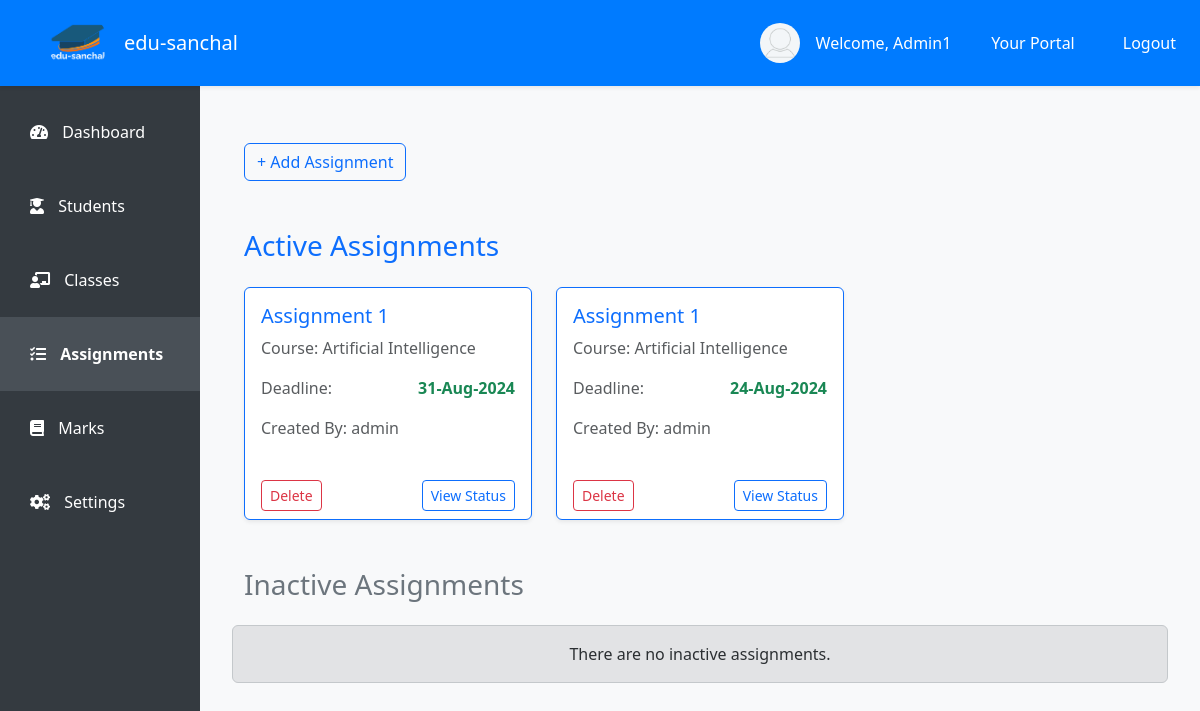
The page /staff/assignments/1/ (signed in) on the database as committed earlier.
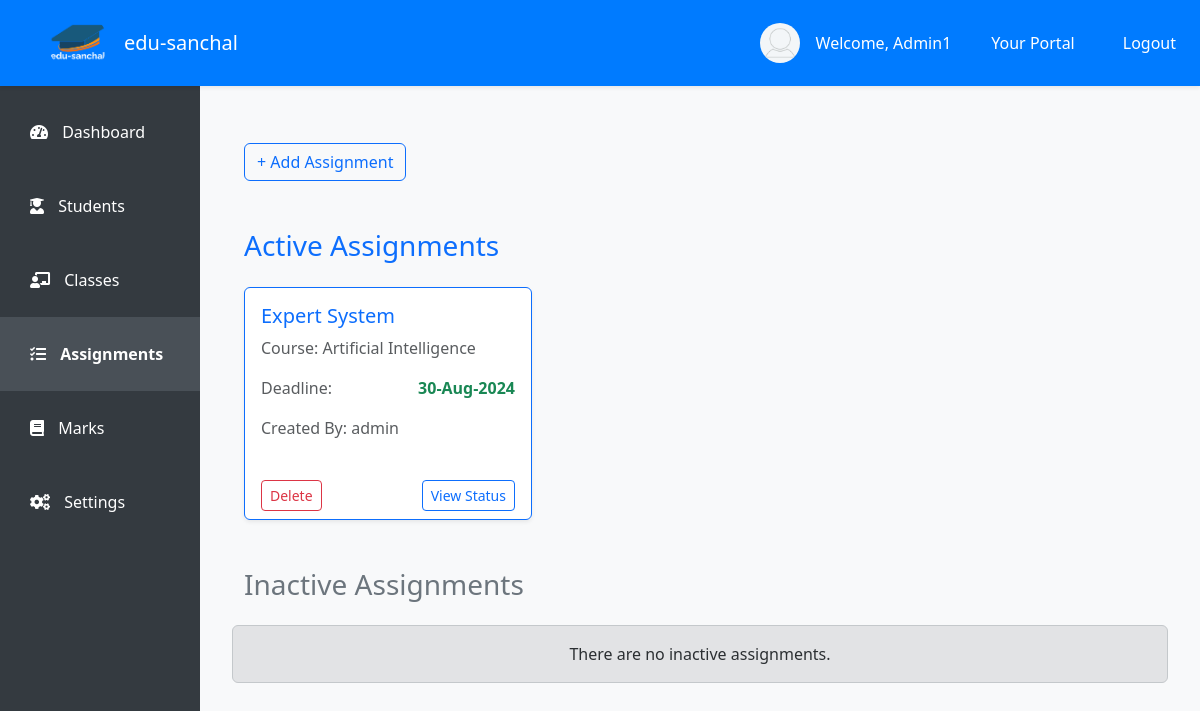
The same page on the database as committed later.
### student/models.py (models this page shows, shortened)
class User(AbstractUser):
    user_id = models.CharField(max_length=15, unique=True, editable=False)
    address = models.CharField(max_length=150, null=True, blank=False)
    contact_number = models.CharField(max_length=20, blank=True, null=True)
    date_of_birth = models.DateField(null=True, blank=True)
    gender = models.CharField(max_length=1, choices=[('M', 'Male'), ('F', 'Female'), ('O', 'Other')])
    is_staff = models.BooleanField(default=False)
    is_student = models.BooleanField(default=False)
    def __str__(self):
        return self.username

class Assignment(models.Model):
    title = models.CharField(max_length=255)
    description = models.TextField(null=True, blank=True)
    deadline = models.DateTimeField(default=timezone.now)
    worth = models.IntegerField()
    research_files = models.ManyToManyField('AssignmentFile', blank=True)  # Multiple files can be linked here
    accepted_file_type = models.CharField(max_length=10, null=True)
    assigned_class = models.ForeignKey(ProgramCourse, on_delete=models.CASCADE, related_name='assignments')
    created_by = models.ForeignKey(User, null=True, on_delete=models.CASCADE)
    plagiarism_checked = models.BooleanField(default=False)  # Plagiarism flag

class ProgramCourse(models.Model):
    program = models.ForeignKey(Program, on_delete=models.CASCADE)
    course = models.ForeignKey(Course, on_delete=models.CASCADE)
    semester = models.ForeignKey(Semester, on_delete=models.CASCADE)
    teacher = models.ForeignKey(User, on_delete=models.RESTRICT)
    credit_hour = models.FloatField(null=True, blank=True, validators=[MinValueValidator(0), MaxValueValidator(8)])

class Course(models.Model):
    course_id = models.CharField(max_length=15, unique=True)
    course_name = models.CharField(max_length=150)
    def __str__(self):
        return self.course_name

### student/views.py (the view)
# urls.py: path('staff/assignments/<pk>/', views.assignments, name='assignments'),
@login_required
def assignments(request, pk):
    teacher = get_object_or_404(User, pk=pk)
    if teacher != request.user:
        return HttpResponseForbidden("You are not authorized!")
    program_courses = ProgramCourse.objects.filter(teacher=teacher)
    assignments = Assignment.objects.filter(assigned_class__teacher=teacher, deadline__gte=timezone.now())
    inactive_assignments = Assignment.objects.filter(
        assigned_class__in=program_courses,
        deadline__lte=timezone.now()
    ).order_by('-deadline')
    if request.method == 'POST':
        form = AssignmentForm(request.POST, request.FILES, teacher=teacher)
        if form.is_valid():
            assignment = form.save(commit=False)
            assignment.assigned_class = form.cleaned_data['assigned_class']
            assignment.created_by = request.user
            assignment.save()
            if request.FILES.getlist('research_files'):
                for file in request.FILES.getlist('research_files'):
                    if file:  # Ensure file is not empty
                        assignment_file = AssignmentFile(file=file)
                        assignment_file.save()
                        assignment.research_files.add(assignment_file)
            return redirect('students:assignments', pk=teacher.pk)
        else:
            return render(request, 'staff/assignment.html', {
                'teacher': teacher,
                'program_courses': program_courses,
                'form': form,
                'assignments': assignments,
                'inactive_assignments': inactive_assignments,
                'error': "Form is invalid. Please check your inputs."
            })
    else:
        form = AssignmentForm(teacher=teacher)
    return render(request, 'staff/assignment.html', {
        'teacher': teacher,
        'program_courses': program_courses,
        'form': form,
        'assignments': assignments,
        'inactive_assignments': inactive_assignments
    })

### templates/staff/assignment.html (shortened to what this page needs)
<!DOCTYPE html>
{% extends 'staff/index.html' %}
{% load static %}
{% block assignment %}
<div class="container my-5">
    <div class="d-flex justify-content-between align-items-center mb-4">
        <button type="button" class="btn btn-outline-primary" data-bs-toggle="modal" data-bs-target="#addAssignmentModal">
            + Add Assignment
        </button>
    </div>
    <div class="mt-5">
        <h3 class="text-primary mb-4">Active Assignments</h3>
        <div class="row g-4">
            {% if assignments %}
                {% for assignment in assignments %}
                <div class="col-md-6 col-lg-4">
                    <div class="card h-100 shadow-sm border-primary">
                        <div class="card-body">
                            <h5 class="card-title text-primary">{{ assignment.title }}</h5>
                            <p class="card-text text-muted">Course: {{ assignment.assigned_class.course }}</p>
                            <div class="d-flex justify-content-between mb-3">
                                <p class="text-muted mb-0">Deadline:</p>
                                <p class="fw-bold text-success mb-0">{{ assignment.deadline|date:"d-M-Y" }}</p>
                            </div>
                            <p class="text-muted">Created By: {{ assignment.created_by }}</p>
                        </div>
                        <div class="card-footer bg-transparent border-0 d-flex justify-content-between">
                            <a class="btn btn-sm btn-outline-danger" href="{% url 'students:delete_assignment' pk=assignment.pk %}">Delete</a>
                            <a class="btn btn-sm btn-outline-primary" href="{% url 'students:submission_view' pk=assignment.pk %}">View Status</a>
                        </div>
                    </div>
                </div>
                {% endfor %}
            {% else %}
                <div class="alert alert-warning text-center" role="alert">
                    There are no active assignments.
                </div>
            {% endif %}
        </div>
    </div>
    <div class="mt-5">
        <h3 class="text-secondary mb-4">Inactive Assignments</h3>
        <div class="row g-4">
            {% if inactive_assignments %}
                {% for assignment in inactive_assignments %}
                <div class="col-md-6 col-lg-4">
                    <div class="card h-100 shadow-sm border-secondary">
                        <div class="card-body">
                            <h5 class="card-title text-secondary">{{ assignment.title }}</h5>
                            <p class="card-text text-muted">Course: {{ assignment.assigned_class.course }}</p>
                            <div class="d-flex justify-content-between mb-3">
                                <p class="text-muted mb-0">Deadline:</p>
                                <p class="fw-bold text-danger mb-0">{{ assignment.deadline|date:"d-M-Y" }}</p>
                            </div>
                            <p class="text-muted">Created By: {{ assignment.created_by }}</p>
                        </div>
                        <div class="card-footer bg-transparent border-0 d-flex justify-content-between">
                            <a class="btn btn-sm btn-outline-danger" href="{% url 'students:delete_assignment' pk=assignment.pk %}">Delete</a>
                            <a class="btn btn-sm btn-outline-primary" href="{% url 'students:submission_view' pk=assignment.pk %}">View Status</a>
                        </div>
                    </div>
                </div>
                {% endfor %}
            {% else %}
                <div class="alert alert-secondary text-center" role="alert">
                    There are no inactive assignments.
                </div>
            {% endif %}
        </div>
    </div>
</div>
<link href="https://cdn.jsdelivr.net/npm/bootstrap-icons@1.10.5/font/bootstrap-icons.css" rel="stylesheet">
{% endblock %}

### templates/staff/index.html (shortened to what this page needs)
<!DOCTYPE html>
{% load static %}
<html lang="en">
<head>
    <link href="https://cdn.jsdelivr.net/npm/bootstrap@5.3.3/dist/css/bootstrap.min.css" rel="stylesheet">
    <link rel="stylesheet" href="https://cdnjs.cloudflare.com/ajax/libs/font-awesome/5.15.4/css/all.min.css">
</head>
<body>
    <nav class="navbar navbar-expand-lg top-navbar shadow-sm">
        <a class="navbar-brand d-flex mx-5 align-items-center" href="{% url 'students:staff_dashboard' pk=user.pk %}">
            <img class="rounded-circle" src="{% static 'images/logo/icon.png' %}" alt="Edu-Ikshya Logo"
                 width="60" height="60">
            <span class="ms-3 text-white">edu-sanchal</span>
        </a>
        <div class="collapse navbar-collapse justify-content-end" id="navbarNav">
            {% if user.is_authenticated %}
            <ul class="navbar-nav ms-auto d-none d-lg-flex align-items-center">
                <li class="nav-item mx-3">
                    <div class="d-flex align-items-center">
                        <div class="profile-pic">
                            <img src="{% static 'images/profile/images.png' %}" width="25px" height="25px">
                        </div>
                        <p class="text-white mb-0">Welcome, {{ user.first_name }}</p>
                    </div>
                </li>
                {% if user.is_superuser %}
                <li class="nav-item mx-3">
                    <a class="nav-link text-white" target="_blank" href="{% url 'admin:index' %}">Your Portal</a>
                </li>
                {% endif %}
                <li class="nav-item mx-3">
                    <a class="nav-link text-white" href="{% url 'students:logout' %}">Logout</a>
                </li>
            </ul>
            {% endif %}
        </div>
    </nav>
    <div class="side-navbar d-none d-lg-flex">
        <nav class="nav flex-column w-100">
            <a class="nav-link {% if request.resolver_match.url_name == 'staff_dashboard' %}active{% endif %}"
                href="{% url 'students:staff_dashboard' pk=user.pk %}">
                <i class="fas fa-tachometer-alt"></i> <span>Dashboard</span>
            </a>
            <a class="nav-link {% if request.resolver_match.url_name == 'student_lists' %}active{% endif %}"
                href="{% url 'students:student_lists' pk=user.pk %}">
                <i class="fas fa-user-graduate"></i> <span>Students</span>
            </a>
            <a class="nav-link {% if request.resolver_match.url_name == 'classes_view' %}active{% endif %}"
                href="{% url 'students:classes_view' pk=user.pk %}">
                <i class="fas fa-chalkboard-teacher"></i> <span>Classes</span>
            </a>
            <a class="nav-link {% if request.resolver_match.url_name == 'assignments' %}active{% endif %}"
                href="{% url 'students:assignments' pk=user.pk %}">
                <i class="fas fa-tasks"></i> <span>Assignments</span>
            </a>
            <a class="nav-link {% if request.resolver_match.url_name == 'marks_dashboard' %}active{% endif %}"
                href="{% url 'students:marks_dashboard' pk=user.pk %}">
                <i class="fas fa-book"></i> <span>Marks</span>
            </a>
            <div class="mt-auto">
                <a class="nav-link" href="#">
                    <i class="fas fa-cogs"></i> <span>Settings</span>
                </a>
            </div>
        </nav>
    </div>
    <div class="content">
        <div class="container">
            {% block assignment %}
            {% endblock %}
        </div>
    </div>
</body>
</html>

### templates/staff/index.html (style rules this page uses)
body { display: flex; }
.top-navbar { position: fixed; top: 0; width: 100%; z-index: 1030; background-color: #007bff; }
.side-navbar { position: fixed; top: 75px; bottom: 0; width: 200px; padding-top: 20px; background-color: #343a40; display: flex; flex-direction: column; }
.side-navbar .nav-link { padding: 25px 30px; }
.content { margin-top: 75px; margin-left: 200px; padding: 20px; width: calc(100% - 200px); background-color: #f8f9fa; }
.profile-pic { width: 40px; height: 40px; border-radius: 50%; overflow: hidden; margin-right: 1rem; }
.profile-pic img { width: 100%; height: auto; }
.nav-link { color: white; }
.side-navbar .nav-link.active { background-color: #495057; font-weight: bold; }
.side-navbar .nav-link span { margin-left: 10px; }
.content { background-color: #f8f9fa; min-height: 100vh; }

Rows that differ between the two databases and show on the page:
removed Assignment: title "Assignment 1", assigned_class.course "Artificial Intelligence", deadline "31-Aug-2024", created_by "admin"
removed Assignment: title "Assignment 1", assigned_class.course "Artificial Intelligence", deadline "24-Aug-2024", created_by "admin"
added Assignment: title "Expert System", assigned_class.course "Artificial Intelligence", deadline "30-Aug-2024", created_by "admin"
